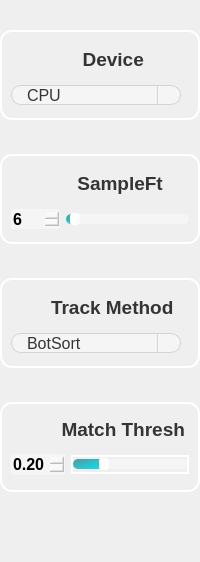
                 <widget class="QFrame" name="prm_page">
                  <property name="minimumSize">
                   <size>
                    <width>0</width>
                    <height>0</height>
                   </size>
                  </property>
                  <property name="maximumSize">
                   <size>
                    <width>0</width>
                    <height>16777215</height>
                   </size>
                  </property>
                  <property name="styleSheet">
                   <string notr="true">QFrame#extraRightBox{
background-color: qradialgradient(cx:0, cy:0, radius:1, fx:0.1, fy:0.1, stop:0 rgb(143, 175, 189),  stop:1 rgb(155, 138, 218));
border-top-left-radius:30px;
border-top-right-radius:0px;
border-bottom-right-radius:0px;
border-bottom-left-radius:30px;
}</string>
                  </property>
                  <property name="frameShape">
                   <enum>QFrame::Shape::NoFrame</enum>
                  </property>
                  <property name="frameShadow">
                   <enum>QFrame::Shadow::Raised</enum>
                  </property>
                  <layout class="QVBoxLayout" name="verticalLayout_5">
                   <property name="spacing">
                    <number>34</number>
                   </property>
                   <property name="leftMargin">
                    <number>0</number>
                   </property>
                   <property name="topMargin">
                    <number>30</number>
                   </property>
                   <property name="rightMargin">
                    <number>0</number>
                   </property>
                   <property name="bottomMargin">
                    <number>30</number>
                   </property>
                   <item>
                    <widget class="QFrame" name="Device_Set">
                     <property name="minimumSize">
                      <size>
                       <width>200</width>
                       <height>90</height>
                      </size>
                     </property>
                     <property name="maximumSize">
                      <size>
                       <width>200</width>
                       <height>90</height>
                      </size>
                     </property>
                     <property name="styleSheet">
                      <string notr="true">QFrame#Device_Set{
border:2px solid rgb(255, 255, 255);
border-radius:12px;
}</string>
                     </property>
                     <property name="frameShape">
                      <enum>QFrame::Shape::StyledPanel</enum>
                     </property>
                     <property name="frameShadow">
                      <enum>QFrame::Shadow::Raised</enum>
                     </property>
                     <layout class="QVBoxLayout" name="verticalLayout_12">
                      <item>
                       <widget class="QPushButton" name="pushButton_6">
                        <property name="minimumSize">
                         <size>
                          <width>0</width>
                          <height>30</height>
                         </size>
                        </property>
                        <property name="maximumSize">
                         <size>
                          <width>16777215</width>
                          <height>30</height>
                         </size>
                        </property>
                        <property name="font">
                         <font>
                          <family>Arial</family>
                          <pointsize>14</pointsize>
                          <bold>true</bold>
                         </font>
                        </property>
                        <property name="styleSheet">
                         <string notr="true">QPushButton{
background-repeat: no-repeat;
background-position: left center;
border: none;
border-left: 10px solid transparent;

text-align: left;
padding-left: 30px;
padding-bottom: 2px;
color: rgba(0, 0, 0, 199);
}</string>
                        </property>
                        <property name="text">
                         <string>      Device</string>
                        </property>
                        <property name="icon">
                         <iconset resource="resources.qrc">
                          <normaloff>:/icons_v2/images/icons_v2/apple.png</normaloff>:/icons_v2/images/icons_v2/apple.png</iconset>
                        </property>
                       </widget>
                      </item>
                      <item>
                       <widget class="QComboBox" name="device_box">
                        <property name="minimumSize">
                         <size>
                          <width>170</width>
                          <height>20</height>
                         </size>
                        </property>
                        <property name="maximumSize">
                         <size>
                          <width>170</width>
                          <height>20</height>
                         </size>
                        </property>
                        <property name="font">
                         <font>
                          <family>Arial</family>
                          <pointsize>12</pointsize>
                          <bold>false</bold>
                         </font>
                        </property>
                        <property name="styleSheet">
                         <string notr="true">QComboBox {
            background-color: rgba(255,255,255,90);
			color: rgba(0, 0, 0, 200);

            border: 1px solid lightgray;
            border-radius: 10px;
            padding-left: 15px;
        }
        
        QComboBox:on {
            border: 1px solid #63acfb;
        }

        QComboBox::drop-down {
            width: 22px;
            border-left: 1px solid lightgray;
            border-top-right-radius: 15px;
            border-bottom-right-radius: 15px;
        }
        
        QComboBox::drop-down:on {
            border-left: 1px solid #63acfb;
        }

        QComboBox::down-arrow {
            width: 16px;
            height: 16px;
            image: url(:/icons_v2/images/icons_v2/box_down.png);
        }

        QComboBox::down-arrow:on {
            image: url(:/icons_v2/images/icons_v2/box_up.png);
        }

        QComboBox QAbstractItemView {
            border: none;
            outline: none;
			padding: 10px;
            background-color: rgb(223, 188, 220);
        }


        QComboBox QScrollBar:vertical {
            width: 2px;
           background-color: rgba(255,255,255,150);
        }

        QComboBox QScrollBar::handle:vertical {
            background-color: rgba(255,255,255,90);
        }</string>
                        </property>
                        <item>
                         <property name="text">
                          <string>CPU</string>
                         </property>
                        </item>
                        <item>
                         <property name="text">
                          <string>GPU</string>
                         </property>
                        </item>
                       </widget>
                      </item>
                     </layout>
                    </widget>
                   </item>
                   <item>
                    <widget class="QFrame" name="Sample_Set">
                     <property name="minimumSize">
                      <size>
                       <width>200</width>
                       <height>90</height>
                      </size>
                     </property>
                     <property name="maximumSize">
                      <size>
                       <width>200</width>
                       <height>90</height>
                      </size>
                     </property>
                     <property name="font">
                      <font>
                       <pointsize>12</pointsize>
                       <bold>true</bold>
                      </font>
                     </property>
                     <property name="styleSheet">
                      <string notr="true">
QFrame#Sample_Set{
border:2px solid rgb(255, 255, 255);
border-radius:12px;
}</string>
                     </property>
                     <property name="frameShape">
                      <enum>QFrame::Shape::StyledPanel</enum>
                     </property>
                     <property name="frameShadow">
                      <enum>QFrame::Shadow::Raised</enum>
                     </property>
                     <layout class="QGridLayout" name="gridLayout_7">
                      <item row="0" column="0" colspan="2">
                       <widget class="QPushButton" name="pushButton_7">
                        <property name="minimumSize">
                         <size>
                          <width>0</width>
                          <height>30</height>
                         </size>
                        </property>
                        <property name="maximumSize">
                         <size>
                          <width>16777215</width>
                          <height>30</height>
                         </size>
                        </property>
                        <property name="font">
                         <font>
                          <family>Arial</family>
                          <pointsize>14</pointsize>
                          <bold>true</bold>
                         </font>
                        </property>
                        <property name="styleSheet">
                         <string notr="true">QPushButton{
background-repeat: no-repeat;
background-position: left center;
border: none;
border-left: 10px solid transparent;

text-align: left;
padding-left: 30px;
padding-bottom: 2px;
color: rgba(0, 0, 0, 199);
}</string>
                        </property>
                        <property name="text">
                         <string>     SampleFt</string>
                        </property>
                        <property name="icon">
                         <iconset resource="resources.qrc">
                          <normaloff>:/icons_v2/images/icons_v2/score.png</normaloff>:/icons_v2/images/icons_v2/score.png</iconset>
                        </property>
                        <property name="iconSize">
                         <size>
                          <width>20</width>
                          <height>20</height>
                         </size>
                        </property>
                       </widget>
                      </item>
                      <item row="1" column="0">
                       <widget class="QSpinBox" name="sample_ft_spinbox">
                        <property name="minimumSize">
                         <size>
                          <width>0</width>
                          <height>20</height>
                         </size>
                        </property>
                        <property name="maximumSize">
                         <size>
                          <width>16777215</width>
                          <height>20</height>
                         </size>
                        </property>
                        <property name="font">
                         <font>
                          <family>Arial</family>
                          <pointsize>12</pointsize>
                          <italic>false</italic>
                          <bold>true</bold>
                         </font>
                        </property>
                        <property name="styleSheet">
                         <string notr="true">QSpinBox {
border: 0px solid lightgray;
border-radius: 2px;
background-color: rgba(255,255,255,90);

}
        
QSpinBox::up-button {
width: 10px;
height: 9px;
margin: 0px 3px 0px 0px;
border-image: url(:/icons_v2/images/icons_v2/box_up.png);
}
QSpinBox::up-button:pressed {
margin-top: 1px;
}
            
QSpinBox::down-button {
width: 10px;
height: 9px;
margin: 0px 3px 0px 0px;
border-image:url(:/icons_v2/images/icons_v2/box_down.png);
}
QSpinBox::down-button:pressed {
margin-bottom: 1px;
}</string>
                        </property>
                        <property name="minimum">
                         <number>1</number>
                        </property>
                        <property name="maximum">
                         <number>150</number>
                        </property>
                        <property name="value">
                         <number>6</number>
                        </property>
                       </widget>
                      </item>
                      <item row="1" column="1">
                       <widget class="QSlider" name="sample_ft_slider">
                        <property name="minimumSize">
                         <size>
                          <width>0</width>
                          <height>20</height>
                         </size>
                        </property>
                        <property name="maximumSize">
                         <size>
                          <width>16777215</width>
                          <height>20</height>
                         </size>
                        </property>
                        <property name="font">
                         <font>
                          <family>Arial</family>
                         </font>
                        </property>
                        <property name="styleSheet">
                         <string notr="true">QSlider::groove:horizontal {
border: none;
height: 10px;
background-color: rgba(255,255,255,90);
border-radius: 5px;
}

QSlider::handle:horizontal {
width: 10px;
margin: -1px 0px -1px 0px;
border-radius: 3px;
background-color: white;
}

QSlider::sub-page:horizontal {
background-color: qlineargradient(x1:0, y1:0, x2:1, y2:1, stop:0 #59969b, stop:1 #04e7fa);
border-radius: 5px;
}</string>
                        </property>
                        <property name="minimum">
                         <number>1</number>
                        </property>
                        <property name="maximum">
                         <number>150</number>
                        </property>
                        <property name="value">
                         <number>6</number>
                        </property>
                        <property name="orientation">
                         <enum>Qt::Orientation::Horizontal</enum>
                        </property>
                       </widget>
                      </item>
                     </layout>
                    </widget>
                   </item>
                   <item>
                    <widget class="QFrame" name="Model_Set">
                     <property name="minimumSize">
                      <size>
                       <width>200</width>
                       <height>90</height>
                      </size>
                     </property>
                     <property name="maximumSize">
                      <size>
                       <width>200</width>
                       <height>90</height>
                      </size>
                     </property>
                     <property name="styleSheet">
                      <string notr="true">QFrame#Model_Set{
border:2px solid rgb(255, 255, 255);
border-radius:12px;
}
</string>
                     </property>
                     <property name="frameShape">
                      <enum>QFrame::Shape::StyledPanel</enum>
                     </property>
                     <property name="frameShadow">
                      <enum>QFrame::Shadow::Raised</enum>
                     </property>
                     <layout class="QVBoxLayout" name="verticalLayout_14">
                      <item>
                       <widget class="QPushButton" name="pushButton_8">
                        <property name="minimumSize">
                         <size>
                          <width>0</width>
                          <height>30</height>
                         </size>
                        </property>
                        <property name="maximumSize">
                         <size>
                          <width>16777215</width>
                          <height>30</height>
                         </size>
                        </property>
                        <property name="font">
                         <font>
                          <family>Arial</family>
                          <pointsize>14</pointsize>
                          <bold>true</bold>
                         </font>
                        </property>
                        <property name="styleSheet">
                         <string notr="true">QPushButton{
background-repeat: no-repeat;
background-position: left center;
border: none;
border-left: 10px solid transparent;

text-align: left;
padding-left: 30px;
padding-bottom: 2px;
color: rgba(0, 0, 0, 199);

}</string>
                        </property>
                        <property name="text">
                         <string>Track Method</string>
                        </property>
                        <property name="icon">
                         <iconset resource="resources.qrc">
                          <normaloff>:/icons_v2/images/icons_v2/motion-sensor.png</normaloff>:/icons_v2/images/icons_v2/motion-sensor.png</iconset>
                        </property>
                        <property name="iconSize">
                         <size>
                          <width>20</width>
                          <height>20</height>
                         </size>
                        </property>
                       </widget>
                      </item>
                      <item>
                       <widget class="QComboBox" name="model_box">
                        <property name="minimumSize">
                         <size>
                          <width>170</width>
                          <height>20</height>
                         </size>
                        </property>
                        <property name="maximumSize">
                         <size>
                          <width>170</width>
                          <height>20</height>
                         </size>
                        </property>
                        <property name="font">
                         <font>
                          <family>Arial</family>
                          <pointsize>12</pointsize>
                         </font>
                        </property>
                        <property name="styleSheet">
                         <string notr="true">QComboBox {
            background-color: rgba(255,255,255,90);
			color: rgba(0, 0, 0, 200);
            border: 1px solid lightgray;
            border-radius: 10px;
            padding-left: 15px;
        }
        
        QComboBox:on {
            border: 1px solid #63acfb;
        }

        QComboBox::drop-down {
            width: 22px;
            border-left: 1px solid lightgray;
            border-top-right-radius: 15px;
            border-bottom-right-radius: 15px;
        }
        
        QComboBox::drop-down:on {
            border-left: 1px solid #63acfb;
        }

        QComboBox::down-arrow {
            width: 16px;
            height: 16px;
            image: url(:/icons_v2/images/icons_v2/box_down.png);
        }

        QComboBox::down-arrow:on {
            image: url(:/icons_v2/images/icons_v2/box_up.png);
        }

        QComboBox QAbstractItemView {
            border: none;
            outline: none;
			padding: 10px;
            background-color: rgb(223, 188, 220);
        }


        QComboBox QScrollBar:vertical {
            width: 2px;
           background-color: rgba(255,255,255,150);
        }

        QComboBox QScrollBar::handle:vertical {
            background-color: rgba(255,255,255,90);
        }</string>
                        </property>
                        <item>
                         <property name="text">
                          <string>BotSort</string>
                         </property>
                        </item>
                        <item>
                         <property name="text">
                          <string>ByteTrack</string>
                         </property>
                        </item>
                       </widget>
                      </item>
                     </layout>
                    </widget>
                   </item>
                   <item>
                    <widget class="QFrame" name="Thres_Set">
                     <property name="sizePolicy">
                      <sizepolicy hsizetype="Preferred" vsizetype="Preferred">
                       <horstretch>200</horstretch>
                       <verstretch>90</verstretch>
                      </sizepolicy>
                     </property>
                     <property name="minimumSize">
                      <size>
                       <width>200</width>
                       <height>90</height>
                      </size>
                     </property>
                     <property name="maximumSize">
                      <size>
                       <width>200</width>
                       <height>90</height>
                      </size>
                     </property>
                     <property name="styleSheet">
                      <string notr="true">border:2px solid rgb(255, 255, 255);
border-radius:12px;</string>
                     </property>
                     <property name="frameShape">
                      <enum>QFrame::Shape::StyledPanel</enum>
                     </property>
                     <property name="frameShadow">
                      <enum>QFrame::Shadow::Raised</enum>
                     </property>
                     <layout class="QGridLayout" name="gridLayout_8">
                      <item row="1" column="1">
                       <widget class="QSlider" name="thresh_slider">
                        <property name="font">
                         <font>
                          <family>Arial</family>
                         </font>
                        </property>
                        <property name="styleSheet">
                         <string notr="true">QSlider::groove:horizontal {
border: none;
height: 10px;
background-color: rgba(255,255,255,90);
border-radius: 5px;
}

QSlider::handle:horizontal {
width: 10px;
margin: -1px 0px -1px 0px;
border-radius: 3px;
background-color: white;
}

QSlider::sub-page:horizontal {
background-color: qlineargradient(x1:0, y1:0, x2:1, y2:1, stop:0 #59969b, stop:1 #04e7fa);
border-radius: 5px;
}</string>
                        </property>
                        <property name="minimum">
                         <number>10</number>
                        </property>
                        <property name="maximum">
                         <number>50</number>
                        </property>
                        <property name="singleStep">
                         <number>1</number>
                        </property>
                        <property name="value">
                         <number>20</number>
                        </property>
                        <property name="orientation">
                         <enum>Qt::Orientation::Horizontal</enum>
                        </property>
                       </widget>
                      </item>
                      <item row="1" column="0">
                       <widget class="QDoubleSpinBox" name="thresh_spinbox">
                        <property name="font">
                         <font>
                          <family>Arial</family>
                          <pointsize>12</pointsize>
                          <bold>true</bold>
                         </font>
                        </property>
                        <property name="styleSheet">
                         <string notr="true">QDoubleSpinBox {
border: 0px solid lightgray;
border-radius: 2px;
background-color: rgba(255,255,255,90);

}
        
QDoubleSpinBox::up-button {
width: 10px;
height: 9px;
margin: 0px 3px 0px 0px;
border-image: url(:/icons_v2/images/icons_v2/box_up.png);
}
QDoubleSpinBox::up-button:pressed {
margin-top: 1px;
}
            
QDoubleSpinBox::down-button {
width: 10px;
height: 9px;
margin: 0px 3px 0px 0px;
border-image:url(:/icons_v2/images/icons_v2/box_down.png);
}
QDoubleSpinBox::down-button:pressed {
margin-bottom: 1px;
}</string>
                        </property>
                        <property name="minimum">
                         <double>0.100000000000000</double>
                        </property>
                        <property name="maximum">
                         <double>0.500000000000000</double>
                        </property>
                        <property name="singleStep">
                         <double>0.010000000000000</double>
                        </property>
                        <property name="value">
                         <double>0.200000000000000</double>
                        </property>
                       </widget>
                      </item>
                      <item row="0" column="0" colspan="2">
                       <widget class="QPushButton" name="pushButton">
                        <property name="font">
                         <font>
                          <family>Arial</family>
                          <pointsize>14</pointsize>
                          <bold>true</bold>
                         </font>
                        </property>
                        <property name="styleSheet">
                         <string notr="true">QPushButton{
background-repeat: no-repeat;
background-position: left center;
border: none;
border-left: 10px solid transparent;

text-align: left;
padding-left: 30px;
padding-bottom: 2px;
color: rgba(0, 0, 0, 199);

}</string>
                        </property>
                        <property name="text">
                         <string>  Match Thresh</string>
                        </property>
                        <property name="icon">
                         <iconset resource="resources.qrc">
                          <normaloff>:/icons_v2/images/icons_v2/face-scanner.png</normaloff>:/icons_v2/images/icons_v2/face-scanner.png</iconset>
                        </property>
                       </widget>
                      </item>
                     </layout>
                    </widget>
                   </item>
                   <item>
                    <spacer name="verticalSpacer">
                     <property name="orientation">
                      <enum>Qt::Orientation::Vertical</enum>
                     </property>
                     <property name="sizeHint" stdset="0">
                      <size>
                       <width>20</width>
                       <height>40</height>
                      </size>
                     </property>
                    </spacer>
                   </item>
                  </layout>
                 </widget>
